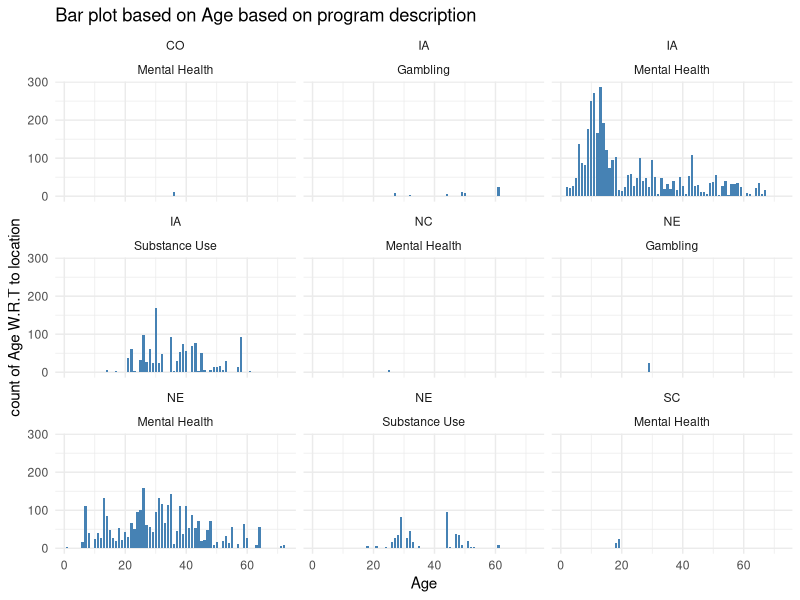
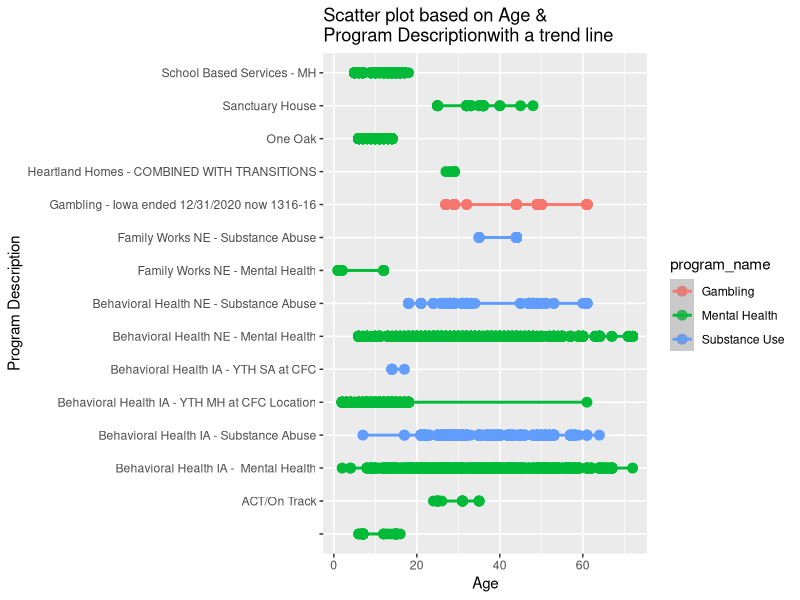
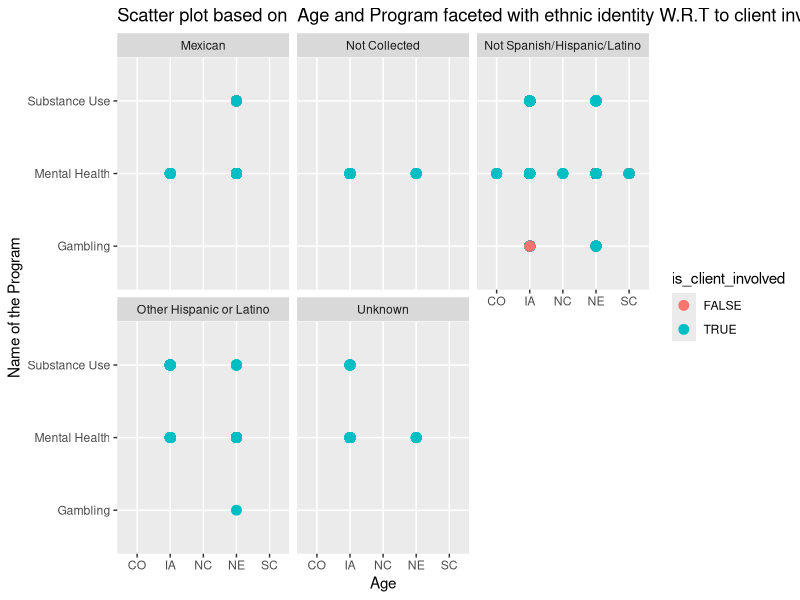
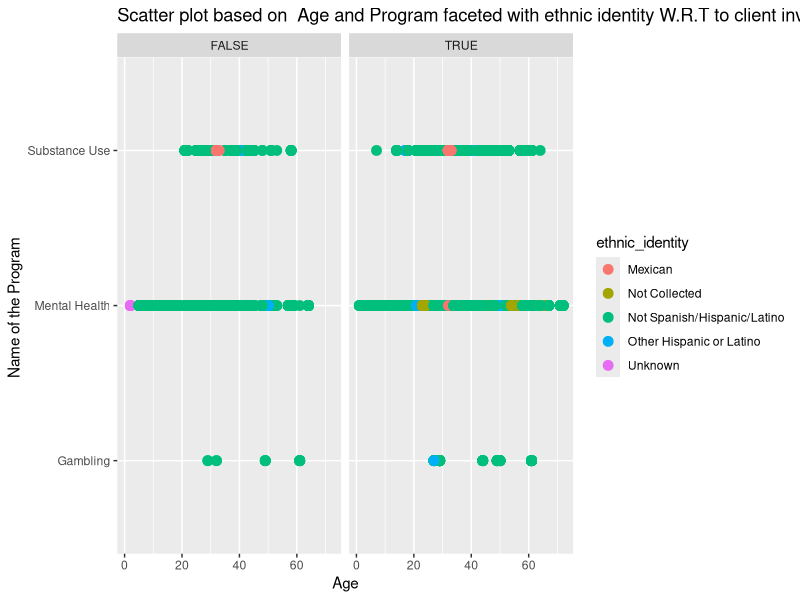

Reproduce these figures in R, in order.
## ---- chunk 1
library(ggplot2)
df_HFS<-read.csv("HFS Service Data.csv")
str(df_HFS)
## ---- chunk 2
summary(df_HFS)
## ---- chunk 3
library(ggplot2)
ggplot(df_HFS, aes(x=age))+ geom_bar(width=0.75, fill="steelblue")+theme_minimal()+facet_wrap(state~program_name)+labs(title = "Bar plot based on Age based on program description") +ylab('count of Age W.R.T to location')+xlab('Age')

## ---- chunk 4
p <- ggplot(data = df_HFS, aes(x =age , y =program_unit_description , color=program_name)) 
p + geom_point(size = 3) + geom_smooth(method = "lm")+ labs(title = "Scatter plot based on Age &
Program Descriptionwith a trend line") +ylab('Program Description')+xlab('Age')
## ---- chunk 5
p <- ggplot(data = df_HFS, aes(x =state , y =program_name , color= is_client_involved)) 
p + geom_point(size = 3) +facet_wrap(~ethnic_identity)+
labs(title = "Scatter plot based on  Age and Program faceted with ethnic identity W.R.T to client involvement") +ylab('Name of the Program ')+xlab('Age')
## ---- chunk 6
sapply(df_HFS, function(x) sum(is.na(x)))
## ---- chunk 7
s<-c(unique(df_HFS$state))
s
## ---- chunk 8
df_HFS$state<- as.character(df_HFS$state)
df_HFS$state[df_HFS$state == "NE"] <- "nebrska"
df_HFS$state[df_HFS$state == "IA"] <- "iowa"
df_HFS$state[df_HFS$state == "SC"] <- "south carolina"
df_HFS$state[df_HFS$state == "NC"] <- "north carolina"
df_HFS$state[df_HFS$state == "CO"] <- "colorado"
c(unique(df_HFS$state))
## ---- chunk 9
df_NE<- subset(df_HFS, state=='NE')

## ---- chunk 10

p <- ggplot(data = df_HFS, aes(x =age , y =program_name , color= ethnic_identity)) 
p + geom_point(size = 3) +facet_wrap(~is_client_involved)+
  labs(title = "Scatter plot based on  Age and Program faceted with ethnic identity W.R.T to client involvement") +ylab('Name of the Program ')+xlab('Age')

